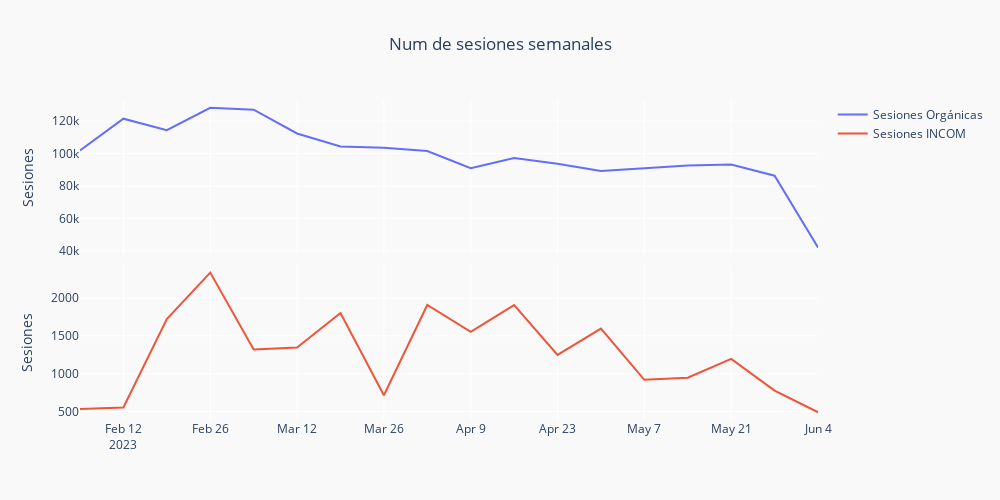

Notebook code cell kept with this figure:
### Code cell
make_double_timeseries(df1, df2, 'sessions', 'Num de sesiones semanales')

### Figure 1 — Plotly figure (JSON) as saved in the notebook; plotly's stock layout.template omitted (floating-point values rounded to 4 significant figures)
{"data": [{"mode": "lines", "name": "Sesiones Orgánicas", "type": "scatter", "x": ["2023-02-05T00:00:00", "2023-02-12T00:00:00", "2023-02-19T00:00:00", "2023-02-26T00:00:00", "2023-03-05T00:00:00", "2023-03-12T00:00:00", "2023-03-19T00:00:00", "2023-03-26T00:00:00", "2023-04-02T00:00:00", "2023-04-09T00:00:00", "2023-04-16T00:00:00", "2023-04-23T00:00:00", "2023-04-30T00:00:00", "2023-05-07T00:00:00", "2023-05-14T00:00:00", "2023-05-21T00:00:00", "2023-05-28T00:00:00", "2023-06-04T00:00:00"], "xaxis": "x", "y": [101892, 121467, 114382, 128186, 127022, 112336, 104273, 103450, 101543, 90956, 97144, 93681, 89237, 91069, 92578, 93188, 86281, 42050], "yaxis": "y"}, {"mode": "lines", "name": "Sesiones INCOM", "type": "scatter", "x": ["2023-02-05T00:00:00", "2023-02-12T00:00:00", "2023-02-19T00:00:00", "2023-02-26T00:00:00", "2023-03-05T00:00:00", "2023-03-12T00:00:00", "2023-03-19T00:00:00", "2023-03-26T00:00:00", "2023-04-02T00:00:00", "2023-04-09T00:00:00", "2023-04-16T00:00:00", "2023-04-23T00:00:00", "2023-04-30T00:00:00", "2023-05-07T00:00:00", "2023-05-14T00:00:00", "2023-05-21T00:00:00", "2023-05-28T00:00:00", "2023-06-04T00:00:00"], "xaxis": "x2", "y": [534, 552, 1721, 2335, 1319, 1345, 1800, 714, 1907, 1552, 1906, 1247, 1595, 918, 945, 1195, 776, 490], "yaxis": "y2"}], "layout": {"height": 500, "hovermode": "x unified", "paper_bgcolor": "#F9F9F9", "plot_bgcolor": "#F9F9F9", "showlegend": true, "title": {"text": "Num de sesiones semanales", "x": 0.5}, "width": 1000, "xaxis": {"anchor": "y", "domain": [0, 1], "matches": "x2", "showticklabels": false}, "xaxis2": {"anchor": "y2", "domain": [0, 1]}, "yaxis": {"anchor": "x", "domain": [0.515, 1], "title": {"text": "Sesiones"}}, "yaxis2": {"anchor": "x2", "domain": [0, 0.485], "title": {"text": "Sesiones"}}}}
